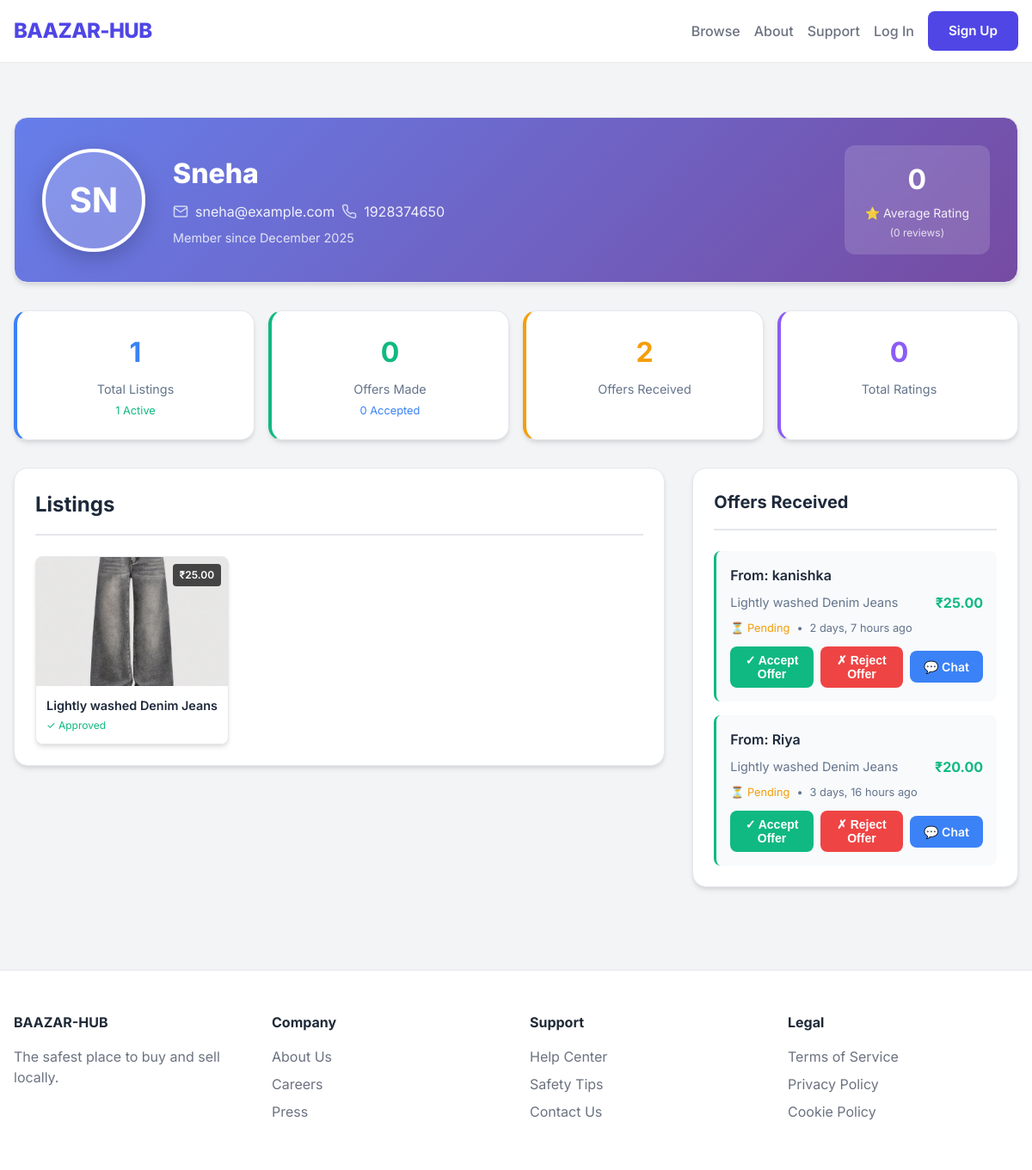
The page /profile/11/ on the database its author committed.
### users/models.py (models this page shows, shortened)
class UserProfile(models.Model):
    user = models.OneToOneField(User, on_delete=models.CASCADE, related_name='profile')
    phone_number = models.CharField(max_length=20, default='0000000000')
    created_at = models.DateTimeField(auto_now_add=True)
    updated_at = models.DateTimeField(auto_now=True)

### listings/models.py (models this page shows, shortened)
class Listing(models.Model):
    STATUS_CHOICES = [
        ('pending', 'Pending'),
        ('approved', 'Approved'),
        ('rejected', 'Rejected'),
    ]
    title = models.CharField(max_length=255)
    description = models.TextField()
    price = models.DecimalField(max_digits=10, decimal_places=2)
    category = models.ForeignKey(Category, on_delete=models.SET_NULL, null=True, related_name='listings')
    seller = models.ForeignKey(User, on_delete=models.CASCADE, related_name='listings')
    status = models.CharField(max_length=20, choices=STATUS_CHOICES, default='pending')
    created_at = models.DateTimeField(auto_now_add=True)
    updated_at = models.DateTimeField(auto_now=True)
    flags = models.IntegerField(default=0)

class ListingImage(models.Model):
    listing = models.ForeignKey(Listing, on_delete=models.CASCADE, related_name='images')
    image = models.ImageField(upload_to='listings/')
    uploaded_at = models.DateTimeField(auto_now_add=True)

### offers/models.py (models this page shows, shortened)
class Offer(models.Model):
    STATUS_CHOICES = [
        ('pending', 'Pending'),
        ('accepted', 'Accepted'),
        ('rejected', 'Rejected'),
    ]
    buyer = models.ForeignKey(User, on_delete=models.CASCADE, related_name='offers_made')
    listing = models.ForeignKey(Listing, on_delete=models.CASCADE, related_name='offers')
    amount = models.DecimalField(max_digits=10, decimal_places=2)
    status = models.CharField(max_length=20, choices=STATUS_CHOICES, default='pending')
    created_at = models.DateTimeField(auto_now_add=True)
    updated_at = models.DateTimeField(auto_now=True)

### users/views.py (the view)
# urls.py: path('profile/', user_profile, name='user_profile'),
def user_profile(request, user_id=None):
    if user_id:
        profile_user = get_object_or_404(User, id=user_id)
    else:
        profile_user = request.user
        if not request.user.is_authenticated:
            return redirect('login')
    from .models import UserProfile
    UserProfile.objects.get_or_create(user=profile_user)
    is_own_profile = request.user == profile_user if request.user.is_authenticated else False
    listings = Listing.objects.filter(seller=profile_user).select_related('category').prefetch_related('images').order_by('-created_at')
    offers_made = Offer.objects.filter(buyer=profile_user).select_related('listing', 'listing__seller').order_by('-created_at')
    offers_received = Offer.objects.filter(listing__seller=profile_user).select_related('buyer', 'listing').order_by('-created_at')
    ratings_received = Rating.objects.filter(rated_user=profile_user).select_related('rater', 'transaction').order_by('-created_at')
    ratings_given = Rating.objects.filter(rater=profile_user).select_related('rated_user', 'transaction').order_by('-created_at')
    disputes = []
    if is_own_profile:
        from disputes.models import Dispute
        disputes = Dispute.objects.filter(reporter=profile_user).select_related('transaction', 'transaction__listing', 'transaction__buyer', 'transaction__listing__seller').order_by('-created_at')[:5]
    if ratings_received.exists():
        avg_rating = sum(r.score for r in ratings_received) / ratings_received.count()
    else:
        avg_rating = 0
    stats = {
        'total_listings': listings.count(),
        'active_listings': listings.filter(status='approved').count(),
        'total_offers_made': offers_made.count(),
        'accepted_offers': offers_made.filter(status='accepted').count(),
        'total_ratings': ratings_received.count(),
        'average_rating': round(avg_rating, 1) if avg_rating > 0 else 0,
    }
    context = {
        'profile_user': profile_user,
        'listings': listings[:6],  # Show first 6 listings
        'all_listings_count': listings.count(),
        'offers_made': offers_made[:5],  # Show first 5 offers
        'offers_received': offers_received[:5],  # Show first 5 offers received
        'ratings_received': ratings_received[:5],  # Show first 5 ratings
        'ratings_given': ratings_given[:5],  # Show first 5 ratings given
        'disputes': disputes,  # Show first 5 disputes
        'stats': stats,
        'is_own_profile': is_own_profile,
    }
    return render(request, 'users/profile.html', context)

### templates/users/profile.html (shortened to what this page needs)
{% extends 'base.html' %}
{% block content %}
<div style="max-width: 1200px; margin: 0 auto; padding: 2rem 0;">
    <div class="card" style="padding: 2rem; margin-bottom: 2rem; background: linear-gradient(135deg, #667eea 0%, #764ba2 100%); color: white; border-radius: 1rem;">
        <div style="display: flex; align-items: center; gap: 2rem; flex-wrap: wrap;">
            <div style="width: 120px; height: 120px; border-radius: 50%; background: rgba(255,255,255,0.2); color: white; display: flex; align-items: center; justify-content: center; font-weight: 700; font-size: 2.5rem; border: 4px solid white; box-shadow: 0 8px 24px rgba(0,0,0,0.2);">
                {{ profile_user.username|slice:":2"|upper }}
            </div>
            <div style="flex: 1;">
                <h1 style="font-size: 2rem; font-weight: 800; margin-bottom: 0.5rem; color: white;">
                    {{ profile_user.get_full_name|default:profile_user.username }}
                </h1>
                <div style="display: flex; align-items: center; gap: 0.5rem; margin-bottom: 0.5rem; flex-wrap: wrap;">
                    {% if profile_user.email %}
                    <p style="font-size: 1rem; opacity: 0.9; margin: 0; display: flex; align-items: center; gap: 0.5rem;">
                        {{ profile_user.email }}
                    </p>
                    {% endif %}
                    {% if profile_user.profile.phone_number or profile_user.profile %}
                        {% if profile_user.profile.phone_number %}
                        <p style="font-size: 1rem; opacity: 0.9; margin: 0; display: flex; align-items: center; gap: 0.5rem;">
                            {{ profile_user.profile.phone_number }}
                        </p>
                        {% endif %}
                    {% endif %}
                </div>
                <p style="font-size: 0.9rem; opacity: 0.8; margin: 0;">Member since {{ profile_user.date_joined|date:"F Y" }}</p>
            </div>
            <div style="text-align: center; background: rgba(255,255,255,0.15); padding: 1rem 1.5rem; border-radius: 0.75rem; backdrop-filter: blur(10px);">
                <div style="font-size: 2rem; font-weight: 700; margin-bottom: 0.25rem;">{{ stats.average_rating }}</div>
                <div style="font-size: 0.875rem; opacity: 0.9;">⭐ Average Rating</div>
                <div style="font-size: 0.75rem; opacity: 0.8; margin-top: 0.25rem;">({{ stats.total_ratings }} reviews)</div>
            </div>
        </div>
    </div>
    <div style="display: grid; grid-template-columns: repeat(auto-fit, minmax(200px, 1fr)); gap: 1rem; margin-bottom: 2rem;">
        <div class="card" style="padding: 1.5rem; text-align: center; border-left: 4px solid #3b82f6;">
            <div style="font-size: 2rem; font-weight: 700; color: #3b82f6; margin-bottom: 0.5rem;">{{ stats.total_listings }}</div>
            <div style="color: #64748b; font-size: 0.9rem;">Total Listings</div>
            <div style="color: #10b981; font-size: 0.8rem; margin-top: 0.25rem;">{{ stats.active_listings }} Active</div>
        </div>
        <div class="card" style="padding: 1.5rem; text-align: center; border-left: 4px solid #10b981;">
            <div style="font-size: 2rem; font-weight: 700; color: #10b981; margin-bottom: 0.5rem;">{{ stats.total_offers_made }}</div>
            <div style="color: #64748b; font-size: 0.9rem;">Offers Made</div>
            <div style="color: #3b82f6; font-size: 0.8rem; margin-top: 0.25rem;">{{ stats.accepted_offers }} Accepted</div>
        </div>
        <div class="card" style="padding: 1.5rem; text-align: center; border-left: 4px solid #f59e0b;">
            <div style="font-size: 2rem; font-weight: 700; color: #f59e0b; margin-bottom: 0.5rem;">{{ offers_received|length }}</div>
            <div style="color: #64748b; font-size: 0.9rem;">Offers Received</div>
        </div>
        <div class="card" style="padding: 1.5rem; text-align: center; border-left: 4px solid #8b5cf6;">
            <div style="font-size: 2rem; font-weight: 700; color: #8b5cf6; margin-bottom: 0.5rem;">{{ stats.total_ratings }}</div>
            <div style="color: #64748b; font-size: 0.9rem;">Total Ratings</div>
        </div>
    </div>
    <div style="display: grid; grid-template-columns: 2fr 1fr; gap: 2rem;">
        <div>
            <div class="card" style="margin-bottom: 2rem;">
                <div style="display: flex; justify-content: space-between; align-items: center; margin-bottom: 1.5rem; padding-bottom: 1rem; border-bottom: 2px solid #e5e7eb;">
                    <h2 style="font-size: 1.5rem; font-weight: 700; color: #1e293b;">Listings</h2>
                </div>
                {% if listings %}
                <div style="display: grid; grid-template-columns: repeat(auto-fill, minmax(200px, 1fr)); gap: 1rem;">
                    {% for listing in listings %}
                    <div class="card" style="padding: 0; overflow: hidden; border: 1px solid #e5e7eb; border-radius: 0.5rem; transition: transform 0.2s;">
                        <div style="height: 150px; background-color: #f3f4f6; position: relative; overflow: hidden;">
                            {% if listing.images.exists %}
                                {% with listing.images.first as first_image %}
                                <img src="{{ first_image.image.url }}" alt="{{ listing.title }}"
                                     style="width: 100%; height: 100%; object-fit: cover;">
                                {% endwith %}
                            {% else %}
                                <div style="display: flex; align-items: center; justify-content: center; height: 100%; color: #9ca3af;">No Image</div>
                            {% endif %}
                            <span style="position: absolute; top: 0.5rem; right: 0.5rem; background: rgba(0,0,0,0.7); color: white; padding: 0.25rem 0.5rem; border-radius: 0.25rem; font-size: 0.75rem; font-weight: 600;">₹{{ listing.price }}</span>
                        </div>
                        <div style="padding: 0.75rem;">
                            <h3 style="font-size: 0.9rem; font-weight: 600; margin-bottom: 0.25rem; white-space: nowrap; overflow: hidden; text-overflow: ellipsis;">
                                <a href="{% url 'listing_detail' listing.pk %}" style="color: #1e293b; text-decoration: none;">{{ listing.title }}</a>
                            </h3>
                            <p style="font-size: 0.75rem; color: #64748b; margin: 0;">
                                {% if listing.status == 'approved' %}<span style="color: #10b981;">✓ Approved</span>
                                {% elif listing.status == 'pending' %}<span style="color: #f59e0b;">⏳ Pending</span>
                                {% else %}<span style="color: #ef4444;">✗ Rejected</span>{% endif %}
                            </p>
                        </div>
                    </div>
                    {% endfor %}
                </div>
                {% else %}
                <p style="color: #64748b; text-align: center; padding: 2rem;">No listings yet.</p>
                {% endif %}
            </div>
        </div>
        <div>
            {% if offers_received %}
            <div class="card">
                <h2 style="font-size: 1.25rem; font-weight: 700; color: #1e293b; margin-bottom: 1.5rem; padding-bottom: 1rem; border-bottom: 2px solid #e5e7eb;">Offers Received</h2>
                <div style="display: flex; flex-direction: column; gap: 1rem;">
                    {% for offer in offers_received %}
                    <div style="padding: 1rem; background-color: #f8fafc; border-radius: 0.5rem; border-left: 3px solid #10b981;">
                        <div style="font-weight: 600; color: #1e293b; margin-bottom: 0.5rem;">From: {{ offer.buyer.username }}</div>
                        <div style="display: flex; justify-content: space-between; align-items: center; margin-bottom: 0.5rem;">
                            <a href="{% url 'listing_detail' offer.listing.pk %}" style="font-size: 0.9rem; color: #64748b; text-decoration: none;">{{ offer.listing.title|truncatewords:5 }}</a>
                            <span style="font-weight: 700; color: #10b981;">₹{{ offer.amount }}</span>
                        </div>
                        <div style="font-size: 0.8rem; color: #64748b; display: flex; align-items: center; gap: 0.5rem; margin-bottom: 0.75rem;">
                            {% if offer.status == 'accepted' %}<span style="color: #10b981;">✓ Accepted</span>
                            {% elif offer.status == 'rejected' %}<span style="color: #ef4444;">✗ Rejected</span>
                            {% else %}<span style="color: #f59e0b;">⏳ Pending</span>{% endif %}
                            <span>•</span>
                            <span>{{ offer.created_at|timesince }} ago</span>
                        </div>
                        <div style="display: flex; gap: 0.5rem; align-items: center;">
                            {% if offer.status == 'pending' %}
                            <form action="{% url 'accept_offer' offer.id %}" method="post" style="margin: 0; flex: 1;">
                                <button type="submit" style="width: 100%; padding: 0.5rem 1rem; background-color: #10b981; color: white; border: none; border-radius: 0.5rem; font-weight: 600; font-size: 0.875rem; cursor: pointer; transition: all 0.2s;" onmouseover="this.style.backgroundColor='#059669';" onmouseout="this.style.backgroundColor='#10b981';">
                                    ✓ Accept Offer
                                </button>
                            </form>
                            <form action="{% url 'reject_offer' offer.id %}" method="post" style="margin: 0; flex: 1;">
                                <button type="submit" style="width: 100%; padding: 0.5rem 1rem; background-color: #ef4444; color: white; border: none; border-radius: 0.5rem; font-weight: 600; font-size: 0.875rem; cursor: pointer; transition: all 0.2s;" onmouseover="this.style.backgroundColor='#dc2626';" onmouseout="this.style.backgroundColor='#ef4444';">
                                    ✗ Reject Offer
                                </button>
                            </form>
                            {% endif %}
                            <a href="{% url 'chat_with_user' offer.buyer.id offer.id %}" style="padding: 0.5rem 1rem; background-color: #3b82f6; color: white; text-decoration: none; border-radius: 0.5rem; font-weight: 600; font-size: 0.875rem; display: flex; align-items: center; gap: 0.25rem; transition: all 0.2s;" onmouseover="this.style.backgroundColor='#2563eb';" onmouseout="this.style.backgroundColor='#3b82f6';">
                                💬 Chat
                            </a>
                        </div>
                    </div>
                    {% endfor %}
                </div>
            </div>
                   {% endif %}
               </div>
           </div>
       </div>
       {% endblock %}

### static/css/style.css (style rules this page uses)
:root { --primary-color: #4f46e5; --primary-hover: #4338ca; --secondary-color: #10b981; --accent-color: #f59e0b; --danger-color: #ef4444; --dark-bg: #111827; --light-bg: #f3f4f6; --card-bg: #ffffff; --text-main: #1f2937; --text-muted: #6b7280; --border-color: #e5e7eb; --glass-bg: rgba(255, 255, 255, 0.8); --glass-border: rgba(255, 255, 255, 0.3); --shadow-sm: 0 1px 2px 0 rgba(0, 0, 0, 0.05); --shadow-md: 0 4px 6px -1px rgba(0, 0, 0, 0.1), 0 2px 4px -1px rgba(0, 0, 0, 0.06); --shadow-lg: 0 10px 15px -3px rgba(0, 0, 0, 0.1), 0 4px 6px -2px rgba(0, 0, 0, 0.05); --font-family: 'Inter', system-ui, -apple-system, sans-serif; }
* { box-sizing: border-box; margin: 0; padding: 0; }
body { font-family: var(--font-family); background-color: var(--light-bg); color: var(--text-main); line-height: 1.5; }
a { text-decoration: none; color: inherit; }
.card { background-color: var(--card-bg); border-radius: 1rem; box-shadow: var(--shadow-md); padding: 1.5rem; border: 1px solid var(--border-color); }

### rows shown on the page
Listing: images.first.image (picture), price "25.00", title "Lightly washed Denim Jeans", status "✓ Approved"
Offer: buyer.username "kanishka", listing "Lightly washed Denim Jeans", amount "25.00", status "⏳ Pending", created_at "2 days, 7 hours"
Offer: buyer.username "Riya", listing "Lightly washed Denim Jeans", amount "20.00", status "⏳ Pending", created_at "3 days, 16 hours"

### other values the page prints
{{ profile_user.username|slice:":2"|upper }} "SN"
{{ profile_user.get_full_name|default:profile_user.username }} "Sneha"
{{ profile_user.email }} "sneha@example.com"
{{ profile_user.profile.phone_number }} "1928374650"
{{ profile_user.date_joined|date:"F Y" }} "December 2025"
{{ stats.average_rating }} "0"
{{ stats.total_ratings }} "0"
{{ stats.total_listings }} "1"
{{ stats.active_listings }} "1"
{{ stats.total_offers_made }} "0"
{{ stats.accepted_offers }} "0"
{{ offers_received|length }} "2"
